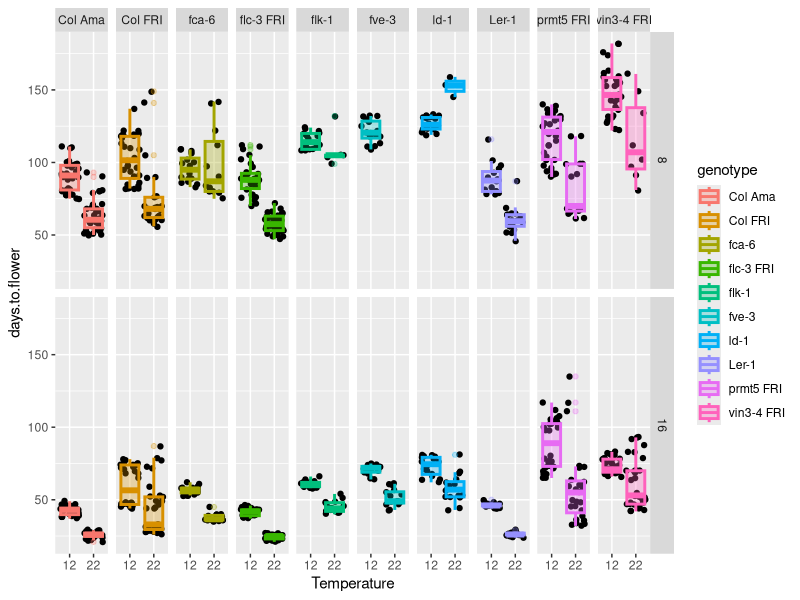
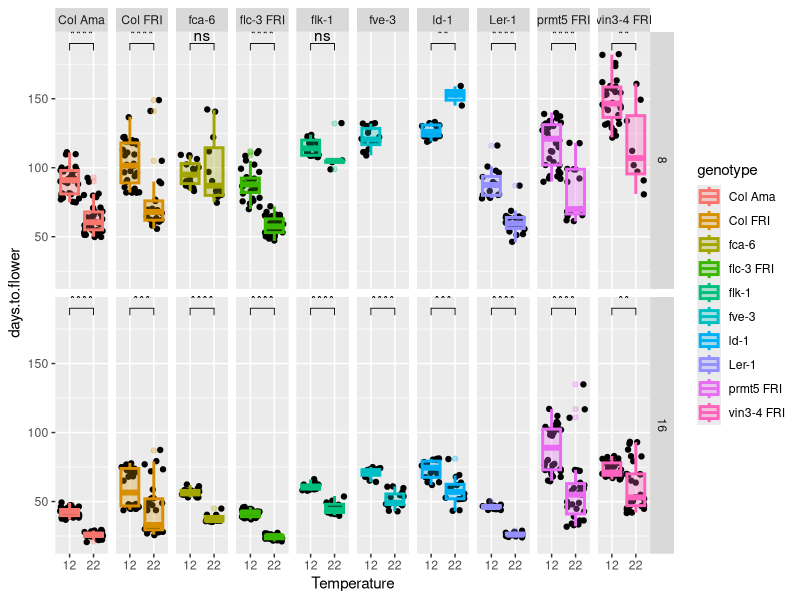

Generate these figures, in order, with R:
## ---- chunk 1
knitr::opts_chunk$set(echo = TRUE,
                      fig.width = 12, 
                      fig.height = 8)
library(ggplot2)
library(knitr)
library(ggpubr)
## ---- chunk 2
data <- read.csv("burghardt_et_al_2015_expt1.csv")
dim(data)
kable(head(data))
kable(summary(data))
## ---- chunk 3
data$temperature <- factor(data$temperature)
ggplot(data, aes(x = factor(temperature), 
                 y = days.to.flower, 
                 color = genotype )) + 
  geom_jitter(color = "black")+ 
  geom_boxplot(aes(fill = genotype), alpha = 0.3, size = 1) +
  facet_grid(day.length~genotype) + 
  xlab("Temperature")
## ---- chunk 4

comparisons <- list(c("12", "22"))
ggplot(data, aes(x = temperature, 
                 y = days.to.flower, 
                 color = genotype )) + 
  geom_jitter(color = "black")+ 
  geom_boxplot(aes(fill = genotype), alpha = 0.3, size = 1) +
  facet_grid(day.length~genotype) + 
  xlab("Temperature") + 
  stat_compare_means(comparisons = comparisons, label = "p.signif")
